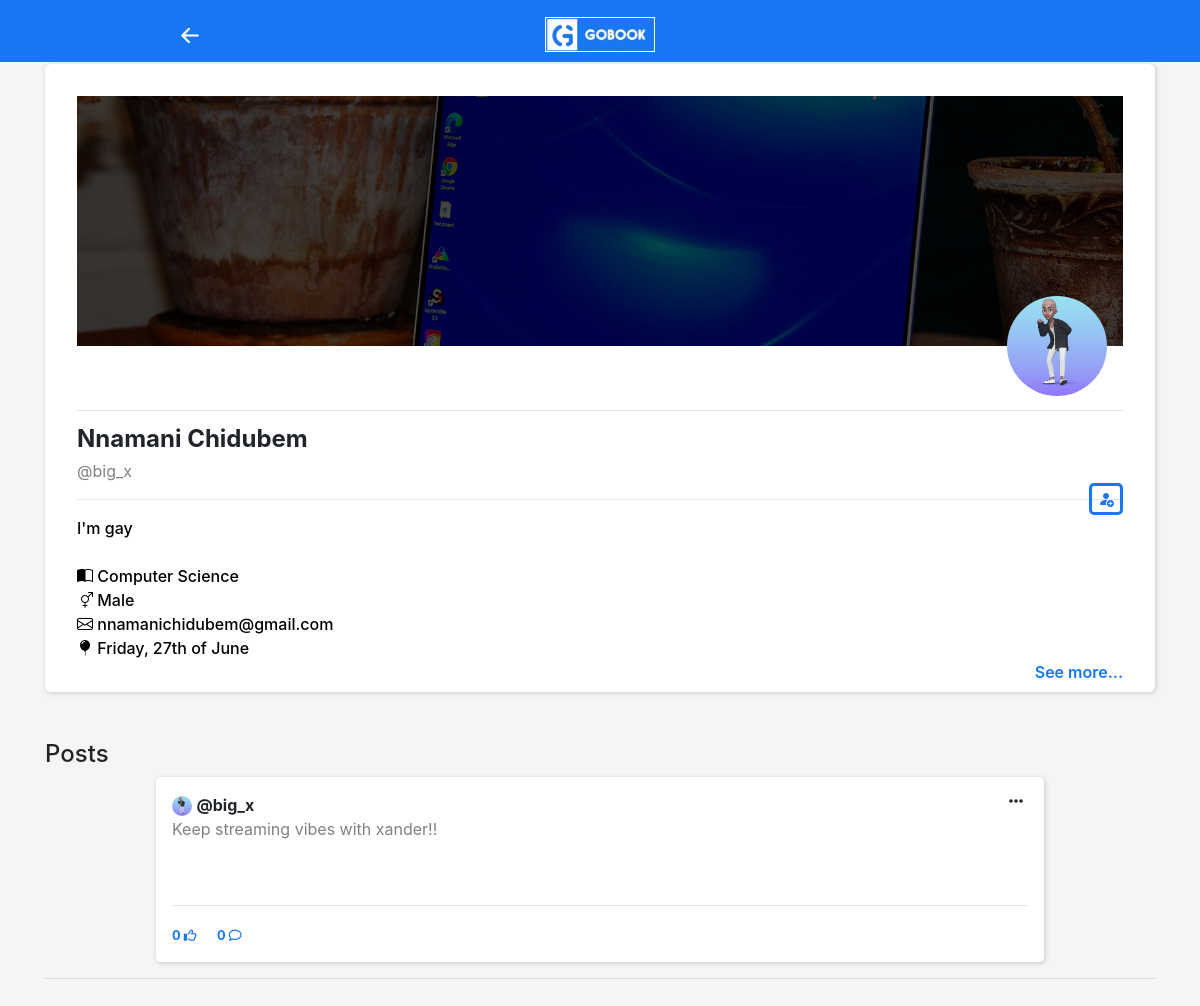
The page /discover/view_account/?id=2 (signed in) on the database its author committed.
### tables this page shows
CREATE TABLE `user` (
  `id` int(11) NOT NULL,
  `fullname` varchar(255) DEFAULT NULL,
  `reg_no` varchar(100) DEFAULT NULL,
  `gender` varchar(50) DEFAULT NULL,
  `password` varchar(255) DEFAULT NULL,
  `username` varchar(100) DEFAULT NULL,
  `phone` varchar(20) DEFAULT NULL,
  `email` varchar(150) DEFAULT NULL,
  `dob` date DEFAULT NULL,
  `bio` text DEFAULT NULL,
  `hostel` varchar(150) DEFAULT NULL,
  `sec_sch` varchar(255) DEFAULT NULL,
  `state` varchar(100) DEFAULT NULL,
  `profile_pic` varchar(255) DEFAULT NULL,
  `school_set` varchar(100) DEFAULT NULL,
  `department` varchar(150) DEFAULT NULL,
  `faculty` varchar(255) NOT NULL,
  `verified` enum('no','yes','','') NOT NULL DEFAULT 'no',
  `datetime` datetime NOT NULL DEFAULT current_timestamp()
);

CREATE TABLE `posts` (
  `id` int(11) NOT NULL,
  `user_id` int(11) DEFAULT NULL,
  `poster` varchar(255) DEFAULT NULL,
  `poster_img` varchar(255) DEFAULT NULL,
  `text_post` text DEFAULT NULL,
  `public` varchar(10) DEFAULT NULL,
  `img_post` varchar(255) DEFAULT NULL,
  `anonymous` varchar(10) DEFAULT NULL,
  `verified` varchar(50) DEFAULT NULL,
  `datetime` datetime NOT NULL DEFAULT current_timestamp()
);

### backend/conn.php (called while the page is built, shortened)
<?php
class Connection
{
    public function __construct()
    {
        $dbhost = "localhost";
        $dbuser = "root";
        $dbpass = "";
        $dbname = "gobook";
        try {
            $this->conn = new PDO("mysql:host=$dbhost;dbname=$dbname", $dbuser, $dbpass);
        } catch (PDOException $e) {
            die("Database Connection Error: " . $e->getMessage());
        }
    }
}

### backend/class.php (called while the page is built, shortened)
<?php
include "database.php";
$uID = $_SESSION['id'] ?? null;
$database = new Database;
$data['user'] = $database->getUser($uID);
$data['users'] = $database->getUsers();
$data['husers'] = $database->getHusers();
$data['userss'] = $database->getUserss();
$data['posts'] = $database->getPosts();
$data['Myposts'] = $database->getMyPosts($uID);
$data['friendRequests'] = $database->friendRequests($uID);
$data['numOfFriendRequests'] = $database->numOfFriendRequests($uID);
$data['pages'] = $database->getPages();

### backend/database.php (called while the page is built, shortened)
<?php
class Database extends Controller{
    public function getUser($id){
        $this -> sql = "SELECT * FROM user WHERE id = ?";
        try{
           return $this -> readRow([$id], $this -> sql);
        }catch(PDOException $e){
            return false . $e -> getMessage();
        }
    }
    public function getUsers(){
        $this -> sql = "SELECT * FROM user ORDER BY department";
        try{
           return $this -> readRow([], $this -> sql);
        }catch(PDOException $e){
            return false . $e -> getMessage();
        }
    }
    public function getHusers(){
        $this -> sql = "SELECT * FROM user ORDER BY rand() LIMIT 5";
        try{
           return $this -> readRow([], $this -> sql);
        }catch(PDOException $e){
            return false . $e -> getMessage();
        }
    }
    public function getUserss(){
        $this -> sql = "SELECT * FROM user ORDER BY id DESC LIMIT 5";
        try{
           return $this -> readRow([], $this -> sql);
        }catch(PDOException $e){
            return false . $e -> getMessage();
        }
    }
    public function getPosts(){
        $this -> sql = "SELECT * FROM posts WHERE public = 'yes' ORDER BY id DESC LIMIT 1";
        try{
           return $this -> readRow([], $this -> sql);
        }catch(PDOException $e){
            return false . $e -> getMessage();
        }
    }
    public function getMyPosts($id){
        $this -> sql = "SELECT * FROM posts WHERE user_id = ? AND anonymous = 'no' ORDER BY id DESC";
        try{
           return $this -> readRow([$id], $this -> sql);
        }catch(PDOException $e){
            return false . $e -> getMessage();
        }
    }
    public function likes($post_id){
        $this -> sql = "SELECT DISTINCT post_id, user_id FROM likes WHERE post_id = ?";
        try{
           return $this -> numOf([$post_id], $this -> sql);
        }catch(PDOException $e){
            return false . $e -> getMessage();
        }
    }
    public function check_liked($post_id, $user_id){
        $this -> sql = "SELECT post_id, user_id FROM likes WHERE post_id = ? and user_id = ?";
        try{
           return $this -> numOf([$post_id, $user_id], $this -> sql);
        }catch(PDOException $e){
            return false . $e -> getMessage();
        }
    }
    public function friendRequests($uID){
        $this -> sql = "SELECT * FROM friend_requests WHERE user_id2 = ? and status = 'sent'";
        try{
           return $this -> readRow([$uID], $this -> sql);
        }catch(PDOException $e){
            return false . $e -> getMessage();
        }
    }
    public function numOfFriendRequests($uID){
        $this -> sql = "SELECT * FROM friend_requests WHERE user_id2 = ? AND status = 'sent'";
        try{
           return $this -> numOf([$uID], $this -> sql);
        }catch(PDOException $e){
            return false . $e -> getMessage();
        }
    }
   public function getPages(){
       $this -> sql = "SELECT * FROM pages";
        try{
           return $this -> readRow([], $this -> sql);
        }catch(PDOException $e){
            return false . $e -> getMessage();
        }
   }
}

### backend/crud.php (called while the page is built, shortened)
<?php
include "conn.php";
class Crud extends Connection{
    public function readRow($params=[], $sql){
        try{
            $this->stmt = $this->conn-> prepare($sql);
            $this->stmt->execute($params);
            return $this->stmt->fetchAll(PDO::FETCH_ASSOC);
        }catch(PDOException $e){
            return $e->getMessage();
        }
    }
    public function numOf($params=[], $sql){
        try{
            $this->stmt = $this->conn->prepare($sql);
            $this->stmt->execute($params);
            $this->stmt->fetchAll(PDO::FETCH_ASSOC);
            return $this->stmt->rowCount();
        }catch(PDOException $e){
            return $e->getMessage();
        }
    }
}

### discover/view_account/index.php (the view, shortened to what this page needs)
<?php
    include "../../backend/class.php";
?>
<!DOCTYPE html>
<html lang="en">
<head>
    <link rel="stylesheet" href="../../assets/css/bootstrap.css">
    <link rel="stylesheet" href="../../assets/css/style.css">
    <link rel="stylesheet" href="https://cdnjs.cloudflare.com/ajax/libs/font-awesome/6.2.0/css/all.min.css" />
    <link rel="stylesheet" href="https://cdnjs.cloudflare.com/ajax/libs/bootstrap-icons/1.10.3/font/bootstrap-icons.min.css" />
</head>
<body>
    <div class="head_nav">
        <center>
            <div class="row hheader">
                <div class="col-4" style="margin-top: .6rem;">
                    <i class="bi bi-arrow-left-short" onclick="history.go(-1)" style="font-size: 35px; "></i>
                </div>
                <div class="col-4 mt-3">
                    <h3 class="logo"><img src="../../assets/images/Gobook logo/logo.jpg" alt="" height="35px" style="border: 1px solid white"></h3>
                </div>
                <div class="col-4 mt-3">
                </div>
            </div>
        </center>
    </div>
    <br><br>
        <div class="container acc_container">
            <?php
                $id = $_GET['id'];
                $database = new Database;
                $data['a_user'] = $database -> getUser($id);
                    foreach($data['a_user'] as $u){
                        $username = $u['username'];
                        $fullname = $u['fullname'];
                        $email = $u['email'];
                        $bio = $u['bio'];
                        $department = $u['department'];
                        $dob = $u['dob'];
                        $gender = $u['gender'];
                        $phone = $u['phone'];
                        $profileImg = $u['profile_pic'];
                        $verified = $u['verified'];
                ?>
                <div class="ac_container">
                     <div class="ac_img">
                         <img src="../../assets/profilePics/<?=$profileImg?>" alt="">
                     </div>
                     <br><br><hr>
                     <div class="details">
                        <div class="ac_name">
                            <h4 style="text-transform: capitalize;"><?=$fullname ?>
                            </h4>
                            <span>@<?=$username?></span>
                            <?php
                                    foreach($data['user'] as $u){
                                        $profileImg = $u['profile_pic'];
                                        $user = $u['username'];
                                        $fname = $u['fullname'];
                                        $user_id = $u['id'];
                                        $verified = $u['verified'];
                                    }
                                ?>
                                <form method="post">
                            <?php
                                    $database = new Database;
                                    $check = $database -> check_added_friend($user_id, $id);
                                    if($user_id == $id){
                                ?>
                                <button type="button" onclick="alert('Y u go wan send ursef friend request???')"><i class="bi bi-person-fill-add"></i></button>
                                <?php
                                    }
                                    elseif($check == 0){
                                ?>
                                <button type="submit" style="float: right;" name="add_friend"><i class="bi bi-person-fill-add add_friend"
                                            user_id2="<?=$id?>"
                                            fullname2="<?=$fullname?>"
                                            username2="<?=$username?>"
                                            profileImg2="<?=$profileImg?>"
                                            user_id="<?=$user_id?>"
                                            fullname="<?=$fname?>"
                                            username="<?=$user?>"
                                            profileImg="<?=$profileImg?>"
                                            verified="<?=$verified?>"
                                ></i></button>
                                <?php
                                    }
                                ?>
                        </div>
                        <hr>
                        <div class="about">
                             <span class="bio"> <?=$bio?></span><br><br>
                            <span class="dept"><i class="bi bi-book-half"></i> <?=$department?></span><br>
                            <span class="website"><i class="bi bi-gender-ambiguous"></i> <?=$gender;?></span><br>
                            <?php
                                if($email == ""){
                            ?>
                            <span class="phone"><i class="bi bi-telephone-fill"></i> <?=$phone?></span><br>
                            <?php
                                }else{
                            ?>
                                <span class="phone"><i class="bi bi-envelope"></i> <?=$email?></span><br>
                            <?php
                                }
                            ?>
                            <span class="phone"><i class="bi bi-balloon-fill"></i> <?php echo date("l, jS \of F", strtotime($dob))?></span><br>
                            <a href="./about/?id=<?=$id?>" style="color: rgb(24, 119, 242); font-weight: 600; float: right;">See more...</a>
                        </div>
                    </div>
                </div>
                <?php
                    }
                ?>
            <br><br>
            <div class="ac_my_post">
                <h4>Posts</h4>
                <?php
                        $id = $_GET['id'];
                        $database = new Database;
                        $data['posts'] = $database -> getMyPosts($id);
                            foreach($data['posts'] as $d){
                                $post_id = $d['id'];
                                $poster = $d['poster'];
                                $text_post = $d['text_post'];
                                $verified = $d['verified'];
                                $poster_img = $d['poster_img'];
                        ?>
                        <div class="post">
                            <div class="profile">
                                <img src="../../assets/profilePics/<?=$poster_img; ?>" height="20px" width="20px" alt="" style="border-radius: 50%;">
                                <b class="profile_name">@<?=$poster ?>
                                <?php
                                    if($verified == "yes"){
                                ?>
                                    <i class="bi bi-patch-check-fill verified"></i></b>
                                <?php
                                    }else{
                                ?>
                                    <i class="verified"></i></b>
                                <?php
                                    }
                                ?>
                                <i class="fa-solid fa-ellipsis options"></i>
                            </div>
                            <a href="../a_post/">
                                <div class="post_text">
                                    <span><?=$text_post ?></span> <br><br>
                                </div>
                            </a>
                            <hr>
                            <div class="react">
                                <?php
                                    $numOfComments = $database -> getNumOfComments($post_id);
                                    $liked = $database -> likes($post_id);
                                    $check_liked = $database -> check_liked($post_id, $uID);
                                ?>
                                <small class="likes"><b><?=$liked?> </b>
                                <?php
                                    if($check_liked == 1){
                                ?>
                                    <i class="fa-solid fa-thumbs-up"></i></small>&nbsp;
                                <?php
                                    }else{
                                        echo '<i class="fa-regular fa-thumbs-up"></i></small>';
                                    }
                                ?>
                                <small class="comments"><b><?=$numOfComments?> </b><i class="fa-regular fa-comment" id="comment" style="cursor: pointer;"></i></small>
                            </div>
                        </div>
                        <hr>
                        <?php
                            }
                        ?>
            </div>
        </div>
    <br><br><br><br>
</body>
</html>

### assets/css/style.css (style rules this page uses)
body { background-color: whitesmoke; }
.hheader h3 { font-weight: 700; text-shadow: 1px 2px 1px rgb(79, 77, 77); }
.head_nav { width: 100%; box-shadow: 1px 1px 5px rgb(201, 198, 198)k; background: rgb(24, 119, 242); position: fixed; color: white; top: 0; box-sizing: border-box; }
.post { background-color: white; padding: 1rem; border-radius: 5px; box-shadow: 1px 1px 5px rgb(201, 198, 198); width: 80%; margin: auto; }
.post .post_text { color: grey; }
.post .profile .options { float: right; padding: 0 5px; }
.post .react i { margin-right: 1rem; color: rgb(24, 119, 242); }
.post .react small { color: rgb(24, 119, 242); }
.ac_container { padding: 2rem; background-color: white; box-shadow: 1px 1px 5px rgb(201, 198, 198); border-radius: .4rem; margin-top: 1rem; }
.ac_img { background-image: linear-gradient(rgba(0, 0, 0, .7), rgba(0, 0, 0, .7)), url('../images/dell.webp'); background-position: center; background-size: cover; background-repeat: none; height: 250px; }
.ac_img img { height: 100px; width: 100px; border-radius: 50%; float: right; margin-top: 200px; margin-right: 1rem; }
.ac_name button { float: right; background-color: transparent; color: rgb(24, 119, 242); border: 3px solid rgb(24, 119, 242); border-radius: 5px; font-weight: 600; }
.ac_name span { color: grey; font-size: 16px; }
.ac_name h4 { line-height: 1; font-weight: 750; }
.details .bio, .details .dept, .details .website, .details .phone { color: black; font-size: 16px; font-weight: 500; }

### rows shown on the page
user: profile_pic (picture), fullname "Nnamani Chidubem", username "big_x", bio "I'm gay", department "Computer Science", gender "Male", email "nnamanichidubem@gmail.com", dob "Friday, 27th of June"
posts: poster_img (picture), poster "big_x", text_post "Keep streaming vibes with xander!!", liked "0", numOfComments "0"
